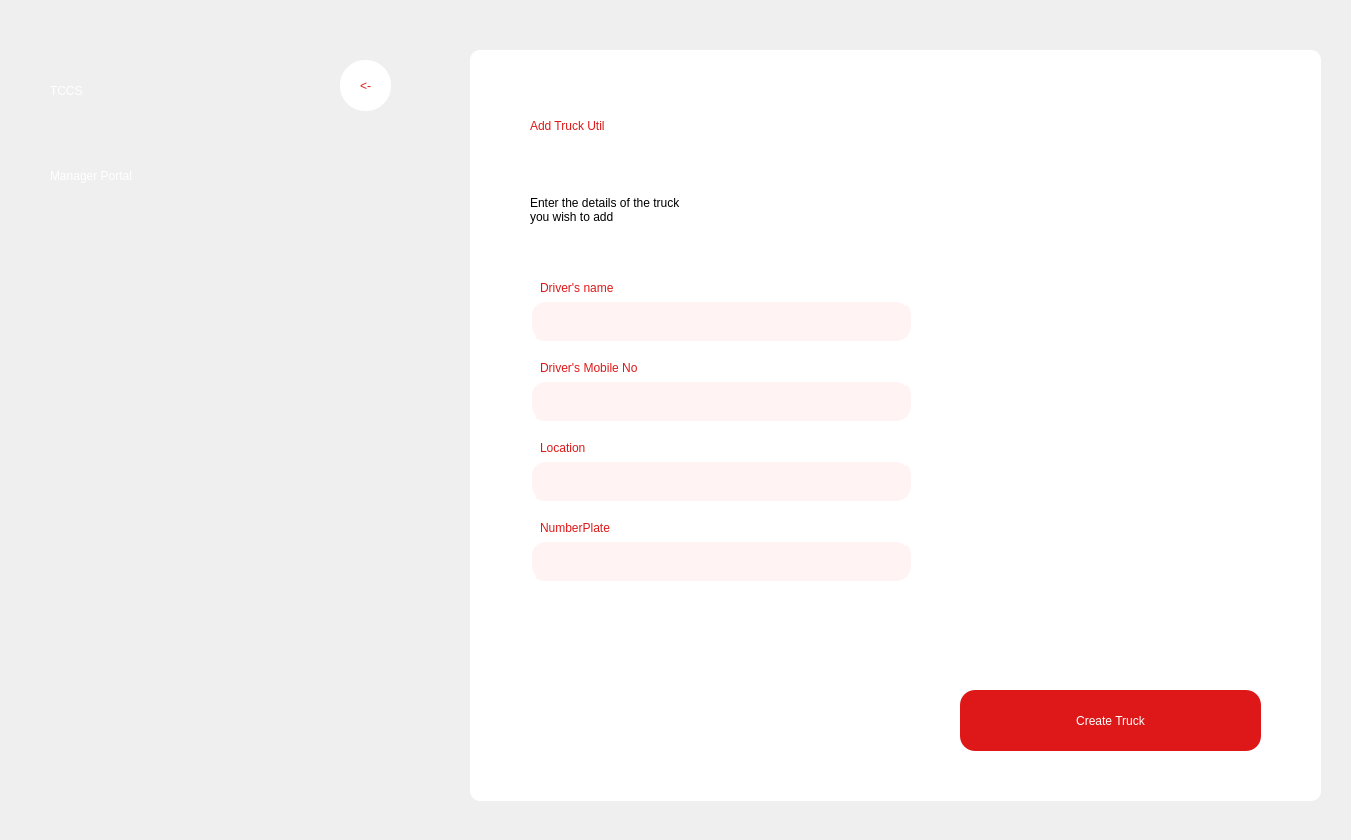
<?xml version="1.0" encoding="UTF-8"?>
<ui version="4.0">
 <class>Dialog</class>
 <widget class="QDialog" name="Dialog">
  <property name="geometry">
   <rect>
    <x>0</x>
    <y>0</y>
    <width>1351</width>
    <height>840</height>
   </rect>
  </property>
  <property name="windowTitle">
   <string>Dialog</string>
  </property>
  <widget class="QWidget" name="widget" native="true">
   <property name="geometry">
    <rect>
     <x>0</x>
     <y>0</y>
     <width>1351</width>
     <height>841</height>
    </rect>
   </property>
   <widget class="QLabel" name="label">
    <property name="geometry">
     <rect>
      <x>0</x>
      <y>0</y>
      <width>1351</width>
      <height>841</height>
     </rect>
    </property>
    <property name="text">
     <string/>
    </property>
    <property name="pixmap">
     <pixmap>truck2.jpg</pixmap>
    </property>
    <property name="scaledContents">
     <bool>true</bool>
    </property>
   </widget>
   <widget class="QLabel" name="label_2">
    <property name="geometry">
     <rect>
      <x>50</x>
      <y>40</y>
      <width>221</width>
      <height>101</height>
     </rect>
    </property>
    <property name="styleSheet">
     <string notr="true">font: 75 48pt &quot;League Spartan&quot;;
color: white;</string>
    </property>
    <property name="text">
     <string>TCCS</string>
    </property>
   </widget>
   <widget class="QLabel" name="label_3">
    <property name="geometry">
     <rect>
      <x>50</x>
      <y>140</y>
      <width>361</width>
      <height>71</height>
     </rect>
    </property>
    <property name="styleSheet">
     <string notr="true">font: 75 28pt &quot;League Spartan&quot;;
color: white</string>
    </property>
    <property name="text">
     <string>Manager Portal</string>
    </property>
   </widget>
   <widget class="QPushButton" name="backButton">
    <property name="geometry">
     <rect>
      <x>340</x>
      <y>60</y>
      <width>51</width>
      <height>51</height>
     </rect>
    </property>
    <property name="styleSheet">
     <string notr="true">QPushButton{
font: 75 20pt &quot;Calibri&quot;;
color: rgb(222, 24, 24);
background-color: white;
border-radius: 25px
}
QPushButton:hover{
background-color: &quot;#222222&quot;

}</string>
    </property>
    <property name="text">
     <string>&lt;-</string>
    </property>
   </widget>
   <widget class="QWidget" name="resetPasswordWidget_2" native="true">
    <property name="geometry">
     <rect>
      <x>470</x>
      <y>50</y>
      <width>851</width>
      <height>751</height>
     </rect>
    </property>
    <property name="styleSheet">
     <string notr="true">background-color: white;
border-radius: 10px</string>
    </property>
    <widget class="QLabel" name="label_16">
     <property name="geometry">
      <rect>
       <x>60</x>
       <y>50</y>
       <width>321</width>
       <height>51</height>
      </rect>
     </property>
     <property name="styleSheet">
      <string notr="true">font: 75 24pt &quot;League Spartan&quot;;
color: rgb(222,24,24);
</string>
     </property>
     <property name="text">
      <string>Add Truck Util</string>
     </property>
    </widget>
    <widget class="QLabel" name="label_17">
     <property name="geometry">
      <rect>
       <x>60</x>
       <y>120</y>
       <width>441</width>
       <height>81</height>
      </rect>
     </property>
     <property name="styleSheet">
      <string notr="true">font: 25 18pt &quot;Calibri&quot;;</string>
     </property>
     <property name="text">
      <string>&lt;html&gt;&lt;head/&gt;&lt;body&gt;&lt;p&gt;Enter the details of the truck &lt;br/&gt;you wish to add&lt;/p&gt;&lt;/body&gt;&lt;/html&gt;</string>
     </property>
    </widget>
    <widget class="QLabel" name="label_11">
     <property name="geometry">
      <rect>
       <x>70</x>
       <y>230</y>
       <width>121</width>
       <height>16</height>
      </rect>
     </property>
     <property name="styleSheet">
      <string notr="true">color: rgb(222,24,24);
font: 25 14pt &quot;Calibri&quot;;</string>
     </property>
     <property name="text">
      <string>Driver's name</string>
     </property>
    </widget>
    <widget class="QLineEdit" name="driverNameLineEdit">
     <property name="geometry">
      <rect>
       <x>60</x>
       <y>250</y>
       <width>381</width>
       <height>41</height>
      </rect>
     </property>
     <property name="font">
      <font>
       <family>Calibri</family>
       <pointsize>12</pointsize>
       <weight>3</weight>
       <italic>false</italic>
       <bold>false</bold>
      </font>
     </property>
     <property name="styleSheet">
      <string notr="true">background-color: #fff3f3;
border-style: outset;
border-width: 2px;
border-radius: 15px;
border-color: #fff3f3;
padding-left: 10px;
font: 25 12pt &quot;Calibri&quot;;
color: #808080</string>
     </property>
    </widget>
    <widget class="QPushButton" name="CreateTruckButton">
     <property name="geometry">
      <rect>
       <x>490</x>
       <y>640</y>
       <width>301</width>
       <height>61</height>
      </rect>
     </property>
     <property name="styleSheet">
      <string notr="true">QPushButton{
font: 75 20pt &quot;League Spartan&quot;;
color: white;
background-color: rgb(222, 24, 24);
border-radius: 15px
}
QPushButton:hover{
background-color: '#eeeeee';
color: rgb(222, 24, 24);
border: 2px;
border-color: rgb(222,24,24)
}</string>
     </property>
     <property name="text">
      <string>Create Truck</string>
     </property>
    </widget>
    <widget class="QLineEdit" name="driverNumberLineEdit">
     <property name="geometry">
      <rect>
       <x>60</x>
       <y>330</y>
       <width>381</width>
       <height>41</height>
      </rect>
     </property>
     <property name="font">
      <font>
       <family>Calibri</family>
       <pointsize>12</pointsize>
       <weight>3</weight>
       <italic>false</italic>
       <bold>false</bold>
      </font>
     </property>
     <property name="styleSheet">
      <string notr="true">background-color: #fff3f3;
border-style: outset;
border-width: 2px;
border-radius: 15px;
border-color: #fff3f3;
padding-left: 10px;
font: 25 12pt &quot;Calibri&quot;;
color: #808080</string>
     </property>
    </widget>
    <widget class="QLabel" name="label_12">
     <property name="geometry">
      <rect>
       <x>70</x>
       <y>310</y>
       <width>161</width>
       <height>16</height>
      </rect>
     </property>
     <property name="styleSheet">
      <string notr="true">color: rgb(222,24,24);
font: 25 14pt &quot;Calibri&quot;;</string>
     </property>
     <property name="text">
      <string>Driver's Mobile No</string>
     </property>
    </widget>
    <widget class="QLineEdit" name="locationLineEdit">
     <property name="geometry">
      <rect>
       <x>60</x>
       <y>410</y>
       <width>381</width>
       <height>41</height>
      </rect>
     </property>
     <property name="font">
      <font>
       <family>Calibri</family>
       <pointsize>12</pointsize>
       <weight>3</weight>
       <italic>false</italic>
       <bold>false</bold>
      </font>
     </property>
     <property name="styleSheet">
      <string notr="true">background-color: #fff3f3;
border-style: outset;
border-width: 2px;
border-radius: 15px;
border-color: #fff3f3;
padding-left: 10px;
font: 25 12pt &quot;Calibri&quot;;
color: #808080</string>
     </property>
    </widget>
    <widget class="QLabel" name="label_13">
     <property name="geometry">
      <rect>
       <x>70</x>
       <y>390</y>
       <width>121</width>
       <height>16</height>
      </rect>
     </property>
     <property name="styleSheet">
      <string notr="true">color: rgb(222,24,24);
font: 25 14pt &quot;Calibri&quot;;</string>
     </property>
     <property name="text">
      <string>Location</string>
     </property>
    </widget>
    <widget class="QLineEdit" name="numberPlateLineEdit">
     <property name="geometry">
      <rect>
       <x>60</x>
       <y>490</y>
       <width>381</width>
       <height>41</height>
      </rect>
     </property>
     <property name="font">
      <font>
       <family>Calibri</family>
       <pointsize>12</pointsize>
       <weight>3</weight>
       <italic>false</italic>
       <bold>false</bold>
      </font>
     </property>
     <property name="styleSheet">
      <string notr="true">background-color: #fff3f3;
border-style: outset;
border-width: 2px;
border-radius: 15px;
border-color: #fff3f3;
padding-left: 10px;
font: 25 12pt &quot;Calibri&quot;;
color: #808080</string>
     </property>
    </widget>
    <widget class="QLabel" name="label_14">
     <property name="geometry">
      <rect>
       <x>70</x>
       <y>470</y>
       <width>121</width>
       <height>16</height>
      </rect>
     </property>
     <property name="styleSheet">
      <string notr="true">color: rgb(222,24,24);
font: 25 14pt &quot;Calibri&quot;;</string>
     </property>
     <property name="text">
      <string>NumberPlate</string>
     </property>
    </widget>
   </widget>
  </widget>
 </widget>
 <resources/>
 <connections/>
</ui>
